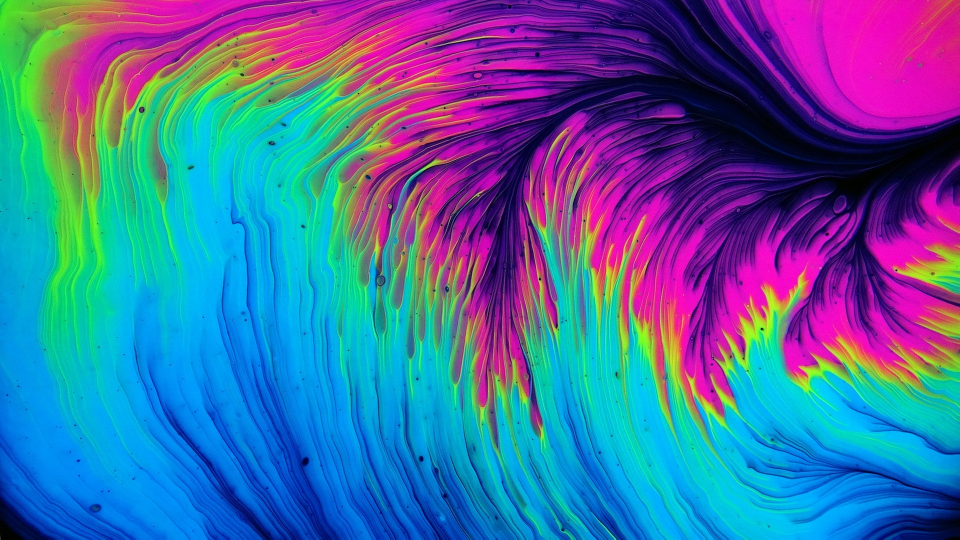
#> input picture gradient-descent/images/thumbnail.jpg, 1919 x 1079 px (shown at 1/2 size); its folder holds only this picture in this run
$ python sender.py
#> lines starting #> are read from the running program, lines starting #| are printed output that depends on the picture
import httpx
from httpx import Headers

import glob
import os
import json
import base64
from PIL import Image

custom_dict = dict()


# Transform images format

target = ['jpg', 'png']
size = (900, 600)

images = glob.glob('./images/*')
for image in images:
    for ext in target:
        if ext in image:
            im = Image.open(image)
#> im is the input picture: PIL image 1919x1079 RGB; mean R, G, B 70.5, 106.4, 159.4
            out = im.resize(size, Image.LANCZOS)
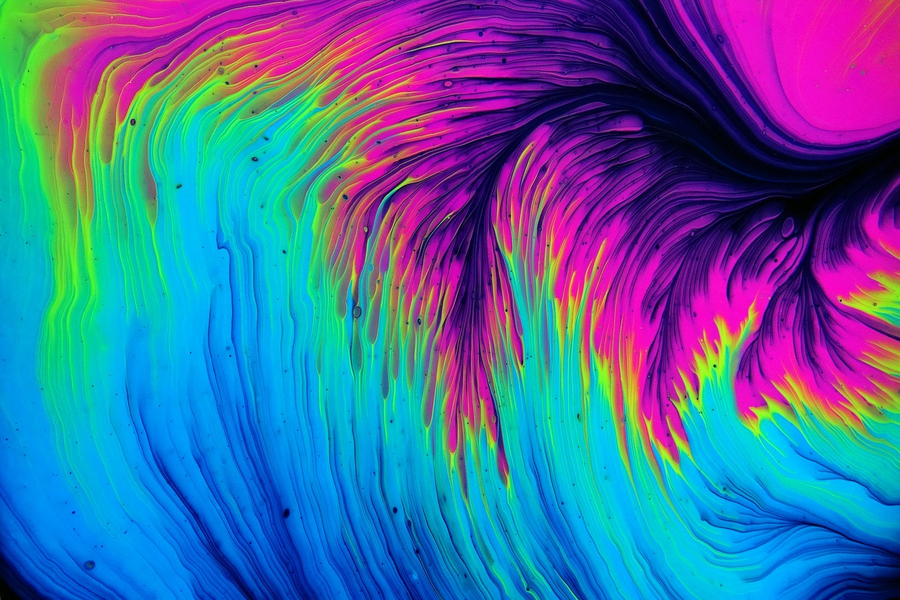
#> out: PIL image 900x600 RGB; mean R, G, B 70.6, 106.4, 159.4
            new_image = image.replace(ext, 'webp')
            out.save(new_image, format='webp')
            os.remove(image)


with open('info.json', 'r') as file:
#> (reads perceptron/info.json from the repository)
    cargo = json.load(file)

files = glob.glob('./images/*')
for file in files:
    with open(file, "rb") as binary_file:
        binary_data = binary_file.read()
        encoded = base64.b64encode(binary_data)
        to_send = encoded.decode('utf-8')
        custom_dict[os.path.basename(file)] = to_send

#> (the run stopped early here; a loop or call above may not have finished)
